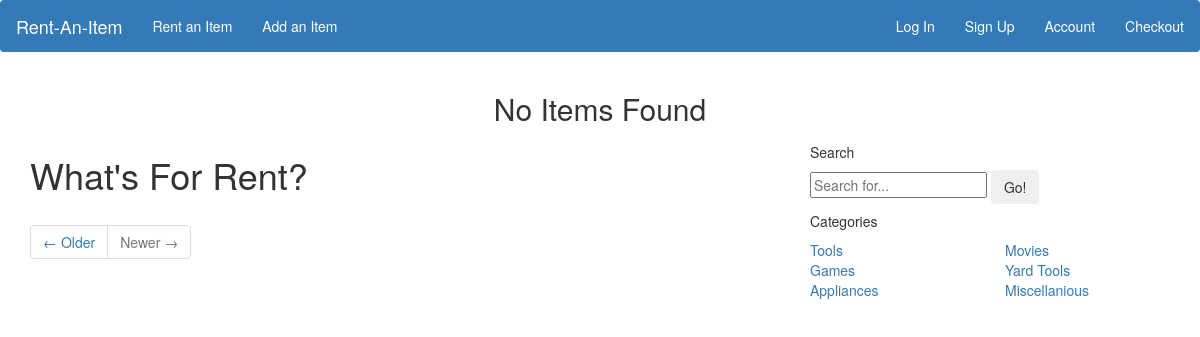
Page /category_search/Yard on the earlier database version.
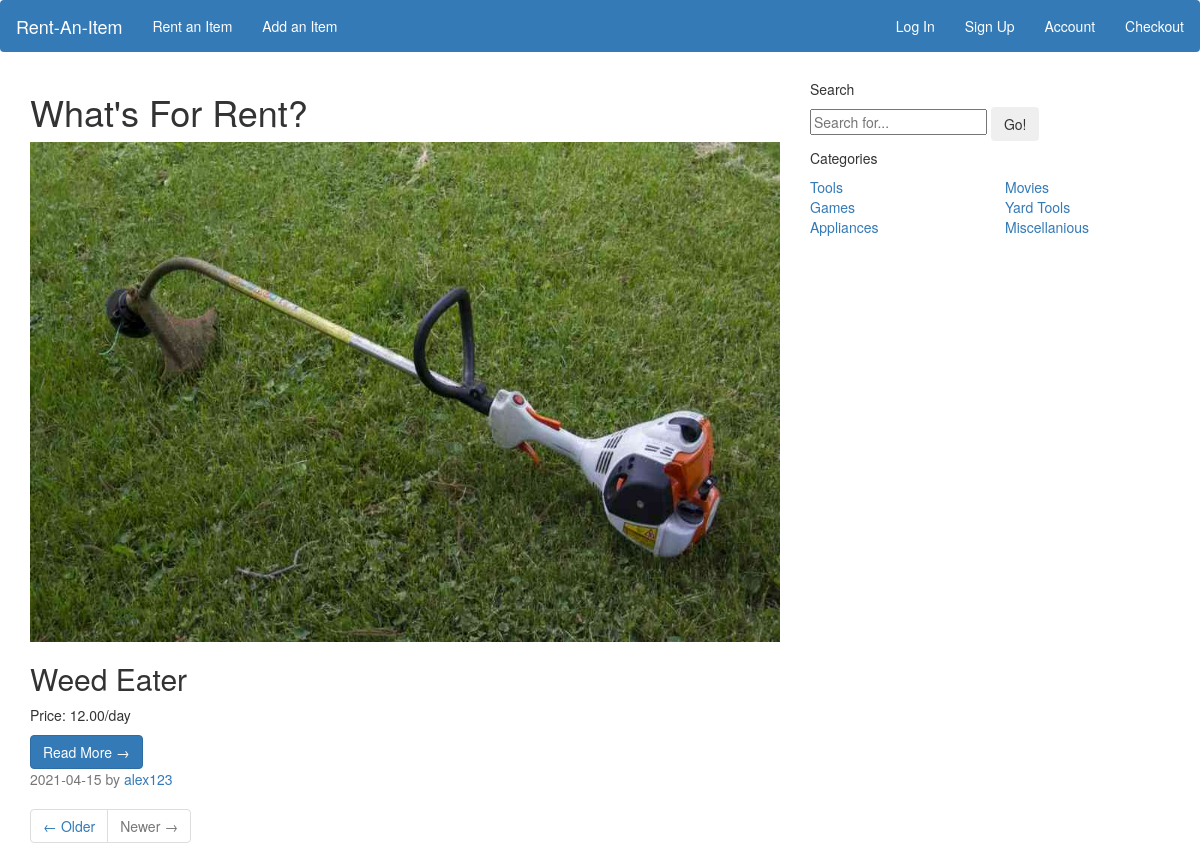
Same page on the later database version.
### main.py (models this page shows)
class AvailableItems(db.Model):
    __tablename__ = 'available_items'
    itemId = db.Column(db.Integer, primary_key=True)
    ownerId = db.Column(db.Integer, db.ForeignKey('users.id'), nullable=False)
    category = db.Column(db.String(50), nullable=False)
    price = db.Column(db.String(30), nullable=False)
    description = db.Column(db.String(500))
    photoUri = db.Column(db.String(240))
    dateAdded = db.Column(db.String(50), nullable=False)
    dueDate = db.Column(db.String(50))
    rented = db.relationship('RentedItems', backref='available_items', lazy=True)

class Users(db.Model):
    __tablename__ = 'users'
    id = db.Column(db.Integer, primary_key=True)
    firstName = db.Column(db.String(50), nullable=False)
    lastName = db.Column(db.String(50), nullable=False)
    email = db.Column(db.String(120), unique=True, nullable=False)
    username = db.Column(db.String(80), nullable=False)
    password = db.Column(db.String(200), nullable=False)
    cardNo = db.Column(db.Integer)
    expDate = db.Column(db.String(30))
    cvc = db.Column(db.Integer)
    items = db.relationship('AvailableItems', backref='users', lazy=True)

### main.py (the view)
@app.route('/category_search/<category>')
def category_search(category):
    searched_items = util.search_for_items_cat('RentAnItemDb.db', category)
    items_with_owners = []
    print(searched_items)
    if searched_items == []:
        flash("No Items Found")
    else:
        for item in searched_items:
            addname = list(item)
            name= util.get_username('RentAnItemDb.db', item[1])
            name= name[0]
            addname.append(name)
            items_with_owners.append(addname)
        return render_template("search_results.html", items_list=items_with_owners)
    return render_template("search_results.html")

### util.py (called while the page is built)
def get_username(db, owner_id):
    query = "SELECT username FROM Users WHERE ID=%d" % owner_id
    connection = sqlite3.connect(db)
    cursor = connection.cursor()
    cursor.execute(query)
    query_results = cursor.fetchall()
    cursor.close()
    connection.close
    return query_results

def search_for_items_cat(db, category):
    cat = {
        'Tools': 6,
        'Games': 10,
        'Appliances': 3,
        'Movies': 11,
        'Yard': 1,
        'Miscellanious': 12
    }
    category = cat.get(category, -1)
    query = "SELECT * FROM Available_Items WHERE category= %d" % category
    connection = sqlite3.connect(db)
    cursor = connection.cursor()
    cursor.execute(query)
    query_results = cursor.fetchall()
    cursor.close()
    connection.close()
    return query_results

### templates/search_results.html (shortened to what this page needs)
{% extends "base.html" %}
  {% block content %}
  <div class="container">
      <div id='warning-message' style="text-align: center;">
          {% with messages = get_flashed_messages() %}
            {% if messages %}
              {% for message in messages %}
                <h2>{{message}}</h2>
              {% endfor %}
            {% endif %}
          {% endwith %}
      </div>
    <div class="row">
      <div class="col-md-8">
        <h1 class="my-4">What's For Rent?
        </h1>
        {% for item in items_list %}
        <div class="card mb-4">
          <img class="card-img-top" src="{{item[6]}}" alt="Card image cap" width="750" height="500">
          <div class="card-body">
            <h2 class="card-title">{{item[2]}}</h2>
            <p class="card-text">Price: {{item[4]}}</p>
            <a href="/readmore/{{item[9][0]}}/{{item[2]}}" class="btn btn-primary">Read More &rarr;</a>
          </div>
          <div class="card-footer text-muted">
            {{item[7]}} by
            <a href="#">{{item[9][0]}}</a>
          </div>
        </div>
        {% endfor %}
        <ul class="pagination justify-content-center mb-4">
          <li class="page-item">
            <a class="page-link" href="#">&larr; Older</a>
          </li>
          <li class="page-item disabled">
            <a class="page-link" href="#">Newer &rarr;</a>
          </li>
        </ul>
      </div>
      <div class="col-md-4">
        <div class="card my-4">
          <h5 class="card-header">Search</h5>
          <div class="card-body">
            <div class="input-group">
              <form action="/api/search_results" method="post">
                <input type="text" name="search" placeholder="Search for...">
                <span class="input-group-append">
                  <input class="btn btn-secondary" type="submit" value="Go!"/>
                </span>
              </form>
            </div>
          </div>
        </div>
        <div class="card my-4">
          <h5 class="card-header">Categories</h5>
          <div class="card-body">
            <div class="row">
              <div class="col-lg-6">
                <ul class="list-unstyled mb-0">
                  <li>
                    <a href="/category_search/Tools">Tools</a>
                  </li>
                  <li>
                    <a href="/category_search/Games">Games</a>
                  </li>
                  <li>
                    <a href="/category_search/Appliances">Appliances</a>
                  </li>
                </ul>
              </div>
              <div class="col-lg-6">
                <ul class="list-unstyled mb-0">
                  <li>
                    <a href="/category_search/Movies">Movies</a>
                  </li>
                  <li>
                    <a href="/category_search/Yard">Yard Tools</a>
                  </li>
                  <li>
                    <a href="/category_search/Miscellanious">Miscellanious</a>
                  </li>
                </ul>
              </div>
            </div>
          </div>
        </div>
      </div>
    </div>
  </div>
  {% endblock %}

Differences in the rows shown:
added AvailableItems: photo_uri (picture), item_name "Weed Eater", price "12.00/day", date_added "2021-04-15", username "alex123"
Other differences:
list line gone: "No Items Found"
